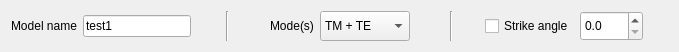
  <widget class="QWidget" name="">
   <property name="geometry">
    <rect>
     <x>130</x>
     <y>340</y>
     <width>679</width>
     <height>34</height>
    </rect>
   </property>
   <layout class="QHBoxLayout" name="horizontalLayout_29">
    <item>
     <layout class="QHBoxLayout" name="horizontalLayout_17">
      <item>
       <widget class="QLabel" name="label_7">
        <property name="text">
         <string>Model name</string>
        </property>
       </widget>
      </item>
      <item>
       <widget class="QLineEdit" name="lineEdit_modelname">
        <property name="sizePolicy">
         <sizepolicy hsizetype="MinimumExpanding" vsizetype="Fixed">
          <horstretch>0</horstretch>
          <verstretch>0</verstretch>
         </sizepolicy>
        </property>
        <property name="text">
         <string>test1</string>
        </property>
       </widget>
      </item>
      <item>
       <spacer name="horizontalSpacer_25">
        <property name="orientation">
         <enum>Qt::Horizontal</enum>
        </property>
        <property name="sizeHint" stdset="0">
         <size>
          <width>13</width>
          <height>27</height>
         </size>
        </property>
       </spacer>
      </item>
     </layout>
    </item>
    <item>
     <widget class="Line" name="line_10">
      <property name="orientation">
       <enum>Qt::Vertical</enum>
      </property>
     </widget>
    </item>
    <item>
     <layout class="QHBoxLayout" name="horizontalLayout_21">
      <item>
       <spacer name="horizontalSpacer_8">
        <property name="orientation">
         <enum>Qt::Horizontal</enum>
        </property>
        <property name="sizeHint" stdset="0">
         <size>
          <width>13</width>
          <height>27</height>
         </size>
        </property>
       </spacer>
      </item>
      <item>
       <widget class="QLabel" name="label_8">
        <property name="sizePolicy">
         <sizepolicy hsizetype="MinimumExpanding" vsizetype="Preferred">
          <horstretch>0</horstretch>
          <verstretch>0</verstretch>
         </sizepolicy>
        </property>
        <property name="maximumSize">
         <size>
          <width>50</width>
          <height>16777215</height>
         </size>
        </property>
        <property name="text">
         <string>Mode(s)</string>
        </property>
        <property name="alignment">
         <set>Qt::AlignLeading|Qt::AlignLeft|Qt::AlignVCenter</set>
        </property>
       </widget>
      </item>
      <item>
       <widget class="QComboBox" name="comboBox_mode">
        <property name="enabled">
         <bool>true</bool>
        </property>
        <property name="sizePolicy">
         <sizepolicy hsizetype="Preferred" vsizetype="MinimumExpanding">
          <horstretch>0</horstretch>
          <verstretch>0</verstretch>
         </sizepolicy>
        </property>
        <property name="minimumSize">
         <size>
          <width>90</width>
          <height>25</height>
         </size>
        </property>
        <property name="maximumSize">
         <size>
          <width>16777215</width>
          <height>30</height>
         </size>
        </property>
        <property name="frame">
         <bool>true</bool>
        </property>
        <item>
         <property name="text">
          <string>TM + TE</string>
         </property>
        </item>
        <item>
         <property name="text">
          <string>TM</string>
         </property>
        </item>
        <item>
         <property name="text">
          <string>TE</string>
         </property>
        </item>
        <item>
         <property name="text">
          <string>Tipper</string>
         </property>
        </item>
        <item>
         <property name="text">
          <string>All</string>
         </property>
        </item>
       </widget>
      </item>
      <item>
       <spacer name="horizontalSpacer_26">
        <property name="orientation">
         <enum>Qt::Horizontal</enum>
        </property>
        <property name="sizeHint" stdset="0">
         <size>
          <width>13</width>
          <height>27</height>
         </size>
        </property>
       </spacer>
      </item>
     </layout>
    </item>
    <item>
     <widget class="Line" name="line_11">
      <property name="orientation">
       <enum>Qt::Vertical</enum>
      </property>
     </widget>
    </item>
    <item>
     <layout class="QHBoxLayout" name="horizontalLayout_28">
      <item>
       <spacer name="horizontalSpacer_28">
        <property name="orientation">
         <enum>Qt::Horizontal</enum>
        </property>
        <property name="sizeHint" stdset="0">
         <size>
          <width>13</width>
          <height>27</height>
         </size>
        </property>
       </spacer>
      </item>
      <item>
       <widget class="QCheckBox" name="checkBox">
        <property name="text">
         <string>Strike angle</string>
        </property>
       </widget>
      </item>
      <item>
       <widget class="QDoubleSpinBox" name="doubleSpinBox_strike">
        <property name="sizePolicy">
         <sizepolicy hsizetype="Minimum" vsizetype="Fixed">
          <horstretch>0</horstretch>
          <verstretch>0</verstretch>
         </sizepolicy>
        </property>
        <property name="minimumSize">
         <size>
          <width>63</width>
          <height>30</height>
         </size>
        </property>
        <property name="maximumSize">
         <size>
          <width>16777215</width>
          <height>30</height>
         </size>
        </property>
        <property name="alignment">
         <set>Qt::AlignLeading|Qt::AlignLeft|Qt::AlignVCenter</set>
        </property>
        <property name="decimals">
         <number>1</number>
        </property>
        <property name="minimum">
         <double>0.000000000000000</double>
        </property>
        <property name="maximum">
         <double>179.900000000000006</double>
        </property>
        <property name="singleStep">
         <double>0.100000000000000</double>
        </property>
       </widget>
      </item>
      <item>
       <spacer name="horizontalSpacer_58">
        <property name="orientation">
         <enum>Qt::Horizontal</enum>
        </property>
        <property name="sizeHint" stdset="0">
         <size>
          <width>13</width>
          <height>27</height>
         </size>
        </property>
       </spacer>
      </item>
     </layout>
    </item>
   </layout>
  </widget>
